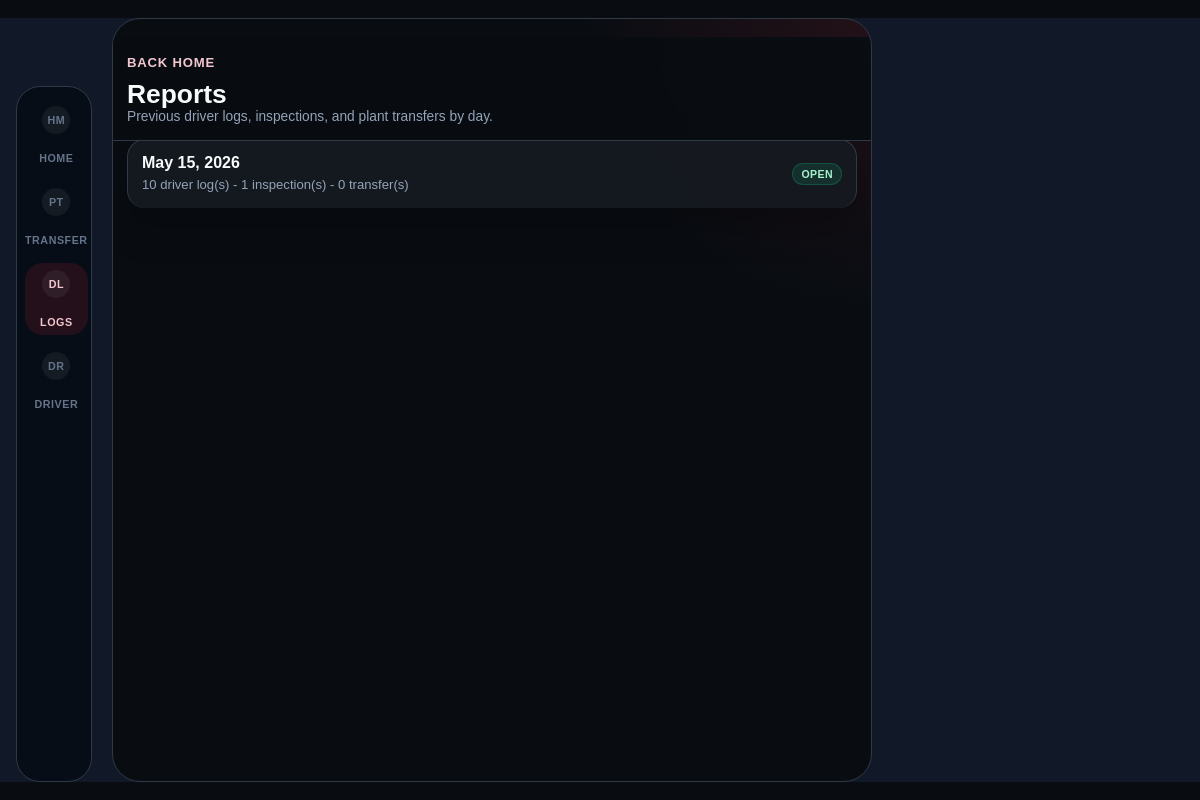
The page /mobile/history (signed in) on the database its author committed.
### app/models/log.py (models this page shows, shortened)
class DriverLog(db.Model):
    __tablename__ = "driver_log"
    id = db.Column(db.Integer, primary_key=True)
    driver_id = db.Column(db.Integer, db.ForeignKey("user.id"), nullable=False)
    date = db.Column(db.Date, nullable=False)
    arrive_time = db.Column(db.String(20))
    depart_time = db.Column(db.String(20))
    downtime_reason = db.Column(db.String(200), nullable=True)
    dock_wait_minutes = db.Column(db.Integer, nullable=True)
    part_number = db.Column(db.String(80), nullable=True)
    hot_parts = db.Column(db.Boolean, default=False)
    no_pickup = db.Column(db.Boolean, default=False)
    load_size = db.Column(db.String(80), nullable=False)
    depart_load_size = db.Column(db.String(80), nullable=True)
    secondary_load = db.Column(db.String(80), nullable=True)
    plant_name = db.Column(db.String(20), nullable=False)
    maintenance = db.Column(db.Boolean, default=False)
    fuel = db.Column(db.Boolean, default=False)
    fuel_mileage = db.Column(db.Integer, nullable=True)
    meeting = db.Column(db.Boolean, default=False)
    created_at = db.Column(db.DateTime, default=datetime.utcnow)
    updated_at = db.Column(db.DateTime, onupdate=datetime.utcnow)
    deleted_at = db.Column(db.DateTime, nullable=True)
    deleted_by_id = db.Column(db.Integer, db.ForeignKey("user.id"), nullable=True)
    deleted_by = db.relationship("User", foreign_keys=[deleted_by_id])

### app/blueprints/driver/routes.py (the view)
@bp.route("/mobile/history")
@login_required
def mobile_history():
    if current_user.role == "management":
        return redirect(url_for("manager.manager_dashboard"))
    return render_template("mobile_history.html", reports=_mobile_report_days(30))

### app/blueprints/auth/routes.py (called while the page is built)
@login_manager.user_loader
def load_user(user_id):
    return User.query.get(int(user_id))

### app/blueprints/driver/routes.py (called while the page is built)
@bp.before_request
def require_driver_role_for_driver_actions():
    endpoint = (request.endpoint or "").removeprefix("driver.")
    if endpoint not in DRIVER_ONLY_ENDPOINTS:
        return None
    if restore_role_user("driver"):
        return None
    flash("Driver credentials required.", "warning")
    return redirect(
        url_for("auth.login", next=_requested_url(), required_role="driver")
    )

def _active_driver_logs_query():
    return DriverLog.query.filter(DriverLog.deleted_at.is_(None))

def _active_pretrips_query():
    return PreTrip.query.filter(PreTrip.deleted_at.is_(None))

def _active_plant_transfers_query():
    return PlantTransfer.query.filter(PlantTransfer.deleted_at.is_(None))

### app/services/plant_addresses.py (called while the page is built)
def register_context_processors(app):
    @app.context_processor
    def inject_plant_addresses():
        return dict(PLANT_ADDRESSES=PLANT_ADDRESSES, PLANT_LABELS=PLANT_LABELS)

### app/services/role_session.py (called while the page is built)
def restore_role_user(required_role):
    return current_user.is_authenticated and current_user.role == required_role

### templates/mobile_history.html (shortened to what this page needs)
<!DOCTYPE html>
<html lang="en">
<head>
</head>
<body>
  <div class="shell">
    <header class="top">
      <a class="back" href="{{ url_for('driver.mobile_dashboard') }}">Back Home</a>
      <h1>Reports</h1>
      <p class="sub">Previous driver logs, inspections, and plant transfers by day.</p>
    </header>
    <div class="list">
      {% if reports %}
        {% for report in reports %}
          <a class="card row" href="{{ url_for('driver.mobile_day_report', report_date=report.date.isoformat()) }}">
            <div>
              <p class="title">{{ report.date.strftime('%b %d, %Y') }}</p>
              <p class="meta">{{ report.logs }} driver log(s) - {{ report.pretrips }} inspection(s) - {{ report.transfers }} transfer(s)</p>
            </div>
            <span class="badge">Open</span>
          </a>
        {% endfor %}
      {% endif %}
    </div>
  </div>
  <nav class="side-nav" aria-label="Driver wide navigation">
    <a class="nav-link" href="{{ url_for('driver.mobile_dashboard') }}"><strong>HM</strong><span>Home</span></a>
    <a class="nav-link" href="{{ url_for('driver.new_plant_transfer') }}"><strong>PT</strong><span>Transfer</span></a>
    <a class="nav-link active" href="{{ url_for('driver.driver_logs') }}"><strong>DL</strong><span>Logs</span></a>
    <a class="nav-link" href="{{ url_for('driver.profile') }}"><strong>DR</strong><span>Driver</span></a>
  </nav>
</body>
</html>

### templates/mobile_history.html (style rules this page uses)
:root { --bg:#090d12; --panel:#151a20; --line:#303a47; --text:#f8fafc; --muted:#94a3b8; --maroon:#7f1d2d; --green:#10b981; --amber:#f59e0b; --nav-height:88px; }
* { box-sizing:border-box; }
html, body { margin:0; min-height:100%; background:var(--bg); color:var(--text); font-family:Montserrat, Arial, sans-serif; }
a { color:inherit; text-decoration:none; }
.shell { min-height:100vh; max-width:480px; margin:0 auto; padding:18px 14px calc(var(--nav-height) + 18px); background:radial-gradient(circle at top right, rgba(127,29,45,.22), transparent 18rem), var(--bg); }
.top { position:sticky; top:0; z-index:10; margin:-18px -14px 16px; padding:16px 14px; background:rgba(9,13,18,.94); backdrop-filter:blur(14px); border-bottom:1px solid var(--line); }
.back { color:#f3c7cf; font-size:.82rem; font-weight:850; text-transform:uppercase; letter-spacing:.06em; }
h1 { margin:10px 0 2px; font-size:1.65rem; line-height:1; }
.sub { margin:0; color:var(--muted); font-size:.86rem; }
.list { display:grid; gap:12px; }
.card { background:rgba(21,26,32,.96); border:1px solid var(--line); border-radius:18px; overflow:hidden; box-shadow:0 18px 36px rgba(0,0,0,.26); }
.row { display:grid; grid-template-columns:1fr auto; gap:10px; align-items:center; padding:14px; border-bottom:1px solid rgba(148,163,184,.13); }
.row:last-child { border-bottom:0; }
.title { margin:0 0 4px; font-weight:900; }
.meta { margin:0; color:var(--muted); font-size:.82rem; line-height:1.35; }
.badge { display:inline-flex; align-items:center; border-radius:999px; padding:4px 8px; font-size:.66rem; font-weight:900; text-transform:uppercase; letter-spacing:.04em; background:rgba(16,185,129,.14); color:#a7f3d0; border:1px solid rgba(16,185,129,.26); white-space:nowrap; }
.side-nav { display:none; }
.nav-link { display:grid; place-items:center; gap:4px; color:#64748b; font-size:.67rem; font-weight:900; text-transform:uppercase; letter-spacing:.05em; }
.nav-link strong { width:28px; height:28px; border-radius:999px; display:grid; place-items:center; background:rgba(255,255,255,.06); }
.nav-link.active { color:#f3c7cf; }
@media (min-width:600px) { body { background:#111827; } }
@media (min-width:600px) { .shell { max-width:760px;margin:18px 18px 18px 112px;min-height:calc(100vh - 36px);border:1px solid var(--line);border-radius:28px;overflow:hidden; } }
@media (min-width:600px) { .side-nav { position:fixed;left:16px;top:86px;bottom:18px;width:76px;display:grid;align-content:start;gap:10px;padding:12px 8px;background:rgba(8,13,22,.96);border:1px solid var(--line);border-radius:24px;z-index:30; } }
@media (min-width:600px) { .side-nav .nav-link { min-height:72px;border-radius:18px; } }
@media (min-width:600px) { .side-nav .nav-link.active { background:rgba(127,29,45,.24); } }

### rows shown on the page
DriverLog: date "May 15, 2026", logs "10", pretrips "1", transfers "0"
